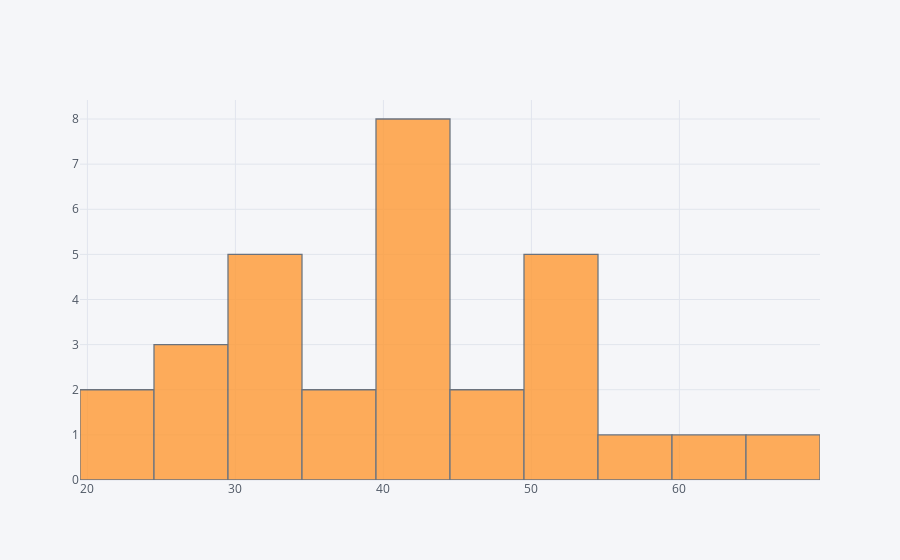

Here is the notebook cell this chart was saved with:
### Code cell
quant_division_info['Wins'].iplot(kind='hist', bins=20)

### Figure 1 — Plotly figure (JSON) as saved in the notebook; plotly's stock layout.template omitted (floating-point values rounded to 4 significant figures)
{"data": [{"histfunc": "count", "histnorm": "", "marker": {"color": "rgba(255, 153, 51, 1.0)", "line": {"color": "#4D5663", "width": 1.3}}, "name": "Wins", "nbinsx": 20, "opacity": 0.8, "orientation": "v", "type": "histogram", "x": [53, 20, 31, 28, 51, 41, 51, 37, 42, 42, 43, 36, 41, 29, 49, 40, 31, 47, 41, 51, 67, 51, 26, 24, 32, 33, 55, 43, 34, 61]}], "layout": {"barmode": "overlay", "legend": {"bgcolor": "#F5F6F9", "font": {"color": "#4D5663"}}, "paper_bgcolor": "#F5F6F9", "plot_bgcolor": "#F5F6F9", "titlefont": {"color": "#4D5663"}, "xaxis1": {"gridcolor": "#E1E5ED", "showgrid": true, "tickfont": {"color": "#4D5663"}, "title": "", "titlefont": {"color": "#4D5663"}, "zerolinecolor": "#E1E5ED"}, "yaxis1": {"gridcolor": "#E1E5ED", "showgrid": true, "tickfont": {"color": "#4D5663"}, "title": "", "titlefont": {"color": "#4D5663"}, "zerolinecolor": "#E1E5ED"}}}
